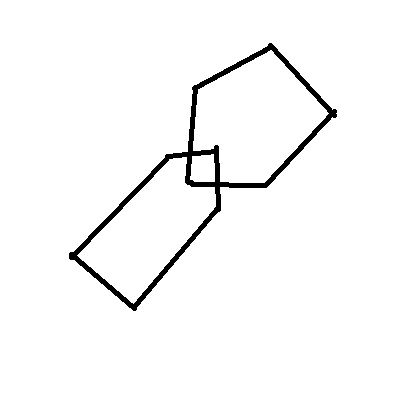
#> input picture Intersecting Pentagons Test/images/drawing.png, 400 x 400 px
$ jupyter execute ipc_test_scoring.ipynb
#> lines starting #> are read from the running program, lines starting #| are printed output that depends on the picture; after the words box and inside, x2 and y2 are one past the last pixel; in counts of white or black regions, pixels touching at a corner belong together
[cell 1]
import cv2
import numpy as np

[cell 2]
image=cv2.imread('images/drawing.png')
#> image is the input picture: shape (400, 400, 3); 97.2% white; 1 black region, box (x1, y1, x2, y2) and area: (69, 43, 337, 311) 4538

[cell 3]
gray = cv2.cvtColor(image, cv2.COLOR_BGR2GRAY)
blurred = cv2.GaussianBlur(gray, (5, 5), 0)
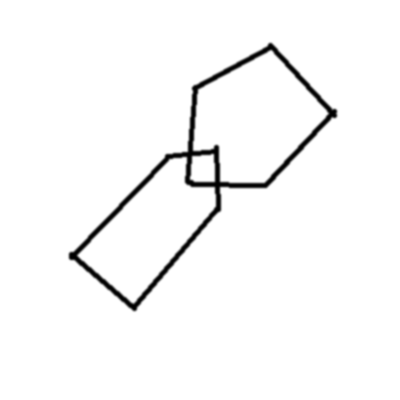
#> blurred: shape (400, 400); min 0, max 255, mean 247.8
edges = cv2.Canny(blurred, 50, 150)
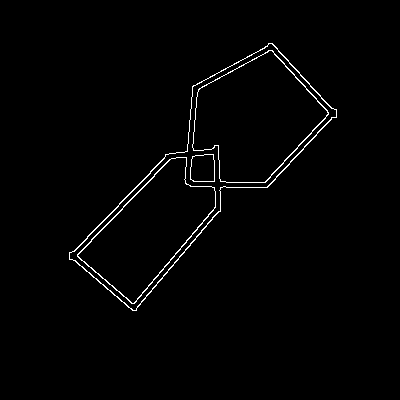
#> edges: shape (400, 400); 1.3% white in thin lines or dots, all inside (x1, y1, x2, y2) = (69, 43, 337, 311)

[cell 4]
contours, _ = cv2.findContours(edges, cv2.CHAIN_APPROX_SIMPLE, cv2.CHAIN_APPROX_SIMPLE)
#> contours = 8 contours; box (x1, y1, x2, y2) and area: (69, 43, 337, 311) 26128, (69, 43, 337, 311) 25784, (192, 50, 329, 183) 11408, (192, 50, 329, 183) 11274, (77, 157, 216, 304) 9562, (77, 157, 216, 304) 9356, (190, 154, 215, 182) 608, (190, 154, 215, 182) 604
for contour in contours:
    epsilon = 0.05 * cv2.arcLength(contour, True)
    approx = cv2.approxPolyDP(contour, epsilon, True)

    # Check if the contour has 5 vertices (a pentagon)
    if len(approx) == 5:
        cv2.drawContours(image, [approx], 0, (0, 255, 0), 2)
#> this loop made 8 passes
#> (epsilon, approx) on passes 1, 2, 3, 4, 7, 8: (21.83, [[186, 157], [77, 254], [131, 303], [215, 207]]), (21.72, [[185, 157], [215, 206], [132, 303], [77, 255]]), (4.89, [[213, 154], [192, 156], [190, 179], [214, 181]]), (4.78, [[193, 156], [213, 155], [213, 181], [190, 178]]), (41.62, [[272, 43], [69, 252], [132, 310], [336, 117]]), (41.5, [[271, 43], [336, 116], [133, 310], [69, 253]])
#> epsilon on passes 5 to 6: 22.23, 22.12
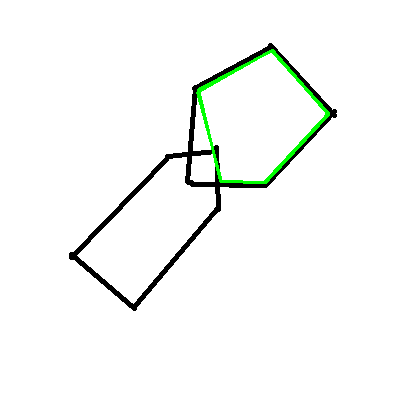
#> image: shape (400, 400, 3); 0.89% of pixels changed, all inside (x1, y1, x2, y2) = (196, 49, 330, 184)

[cell 5]
cv2.imshow('Pentagon Detection', image)
cv2.waitKey(0)
cv2.destroyAllWindows()

[cell 6]
import cv2

gray = cv2.cvtColor(image, cv2.COLOR_BGR2GRAY)

ret,thresh = cv2.threshold(gray,127,255,1)
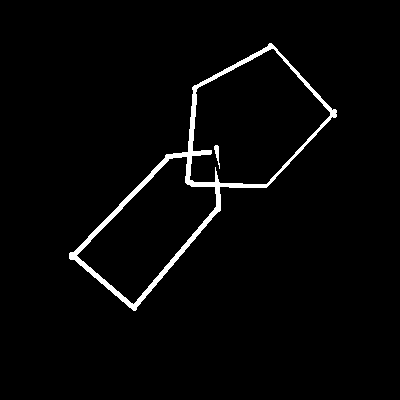
#> thresh: shape (400, 400); 2.5% white; 2 white regions

contours,h = cv2.findContours(thresh,1,2)
#> contours = 4 contours; box (x1, y1, x2, y2) and area: (69, 43, 337, 311) 25639, (189, 48, 331, 185) 12748, (76, 156, 217, 305) 9636, (214, 145, 220, 169) 42; h = [[1, -1, -1, -1], [2, 0, -1, -1], [3, 1, -1, -1], [-1, 2, -1, -1]]

for cnt in contours:
    approx = cv2.approxPolyDP(cnt,0.01*cv2.arcLength(cnt,True),True)
    if len(approx)==5:
        print("pentagon")
    elif len(approx)==4:
        print("rectangle")
#> this loop made 4 passes

[cell 7]
pentagons = []

for contour in contours:
    # Approximate the contour to a polygon
    epsilon = 0.04 * cv2.arcLength(contour, True)
    approx = cv2.approxPolyDP(contour, epsilon, True)

    # Check if the contour has 5 sides (pentagon)
    if len(approx) == 5:
        pentagons.append(approx)
#> this loop made 4 passes
#> (epsilon, approx) on passes 1, 2, 4: (17.67, [[186, 156], [216, 206], [133, 304], [76, 255]]), (2.05, [[215, 145], [219, 168], [218, 146]]), (33.41, [[271, 43], [69, 253], [133, 310], [336, 116]])
#> epsilon on pass 3: 20.71
#> after the loop, pentagons = 1 item

[cell 8]
edges = cv2.Canny(gray, 50, 150)
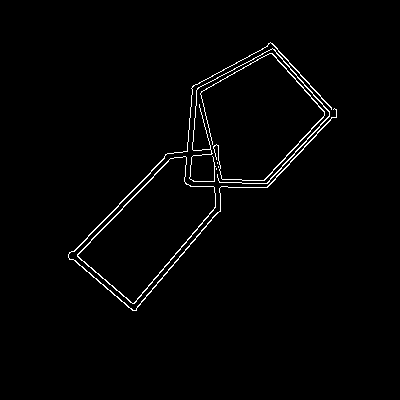
#> edges: shape (400, 400); 1.6% white in thin lines or dots, all inside (x1, y1, x2, y2) = (68, 42, 337, 311)

# Perform Hough Line Transform
lines = cv2.HoughLinesP(edges, 1, np.pi/180, threshold=10, minLineLength=50, maxLineGap=10)
#> lines = 31 rows, first 6: [91, 239, 153, 177], [134, 310, 220, 207], [194, 85, 220, 187], [270, 42, 336, 115], [261, 187, 329, 114], [135, 310, 220, 209]

# Draw lines on the image
if lines is not None:
    # Draw lines on the image
    for line in lines:
        x1, y1, x2, y2 = line[0]
        cv2.line(image, (x1, y1), (x2, y2), (0, 0, 255), 2)
#> this loop made 31 passes
#> (x1, y1, x2, y2) on passes 1 to 12: (91, 239, 153, 177), (134, 310, 220, 207), (194, 85, 220, 187), (270, 42, 336, 115), (261, 187, 329, 114), (135, 310, 220, 209), (266, 187, 316, 135), (88, 235, 150, 173), (78, 257, 137, 307), (130, 308, 220, 201), (267, 46, 330, 119), (258, 187, 331, 107)
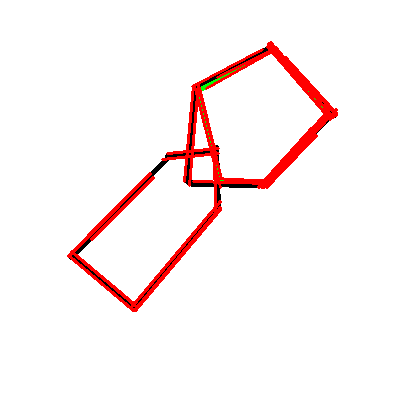
#> image: shape (400, 400, 3); 4.18% of pixels changed, all inside (x1, y1, x2, y2) = (67, 41, 338, 312)

    # Display the image with lines
    cv2.imshow('Lines', image)
    cv2.waitKey(0)
    cv2.destroyAllWindows()
else:
    print("No lines detected.")

[cell 9]
import cv2
import numpy as np

# Load the image
image = cv2.imread('images/drawing.png')

# Convert the image to grayscale
gray = cv2.cvtColor(image, cv2.COLOR_BGR2GRAY)

# Apply Canny edge detection
edges = cv2.Canny(gray, 50, 150)
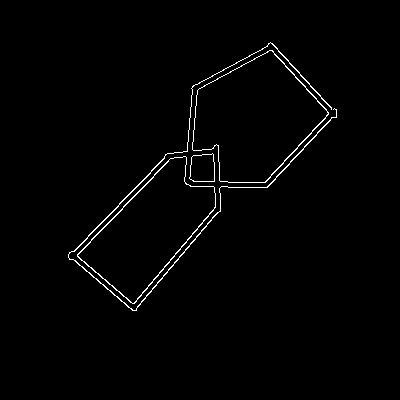
#> edges: shape (400, 400); 1.3% white in thin lines or dots, all inside (x1, y1, x2, y2) = (68, 42, 337, 311)

# Perform Hough Line Transform
lines = cv2.HoughLinesP(edges,3, np.pi/180, threshold=50, minLineLength=20, maxLineGap=50)
#> lines = 25 rows, first 6: [71, 259, 193, 137], [68, 256, 194, 126], [134, 310, 242, 182], [134, 303, 235, 182], [260, 187, 334, 108], [277, 48, 336, 113]

# Check if lines are detected
if lines is not None:
    # Draw lines on the image
    for line in lines:
        x1, y1, x2, y2 = line[0]
        cv2.line(image, (x1, y1), (x2, y2), (0, 0, 255), 2)
#> this loop made 25 passes
#> (x1, y1, x2, y2) on passes 1 to 12: (71, 259, 193, 137), (68, 256, 194, 126), (134, 310, 242, 182), (134, 303, 235, 182), (260, 187, 334, 108), (277, 48, 336, 113), (267, 45, 332, 117), (265, 187, 333, 117), (96, 278, 133, 310), (74, 251, 130, 302), (191, 95, 275, 47), (184, 181, 186, 161)
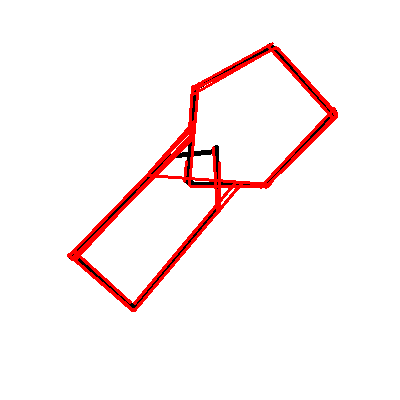
#> image: shape (400, 400, 3); 3.95% of pixels changed, all inside (x1, y1, x2, y2) = (67, 42, 338, 312)

    # Display the image with lines
    cv2.imshow('Lines', image)
    cv2.waitKey(0)
    cv2.destroyAllWindows()
else:
    print("No lines detected.")

[cell 10]
len(lines)
#> Out = 25

[cell 11]
import cv2
import numpy as np

# Load the image
image = cv2.imread('images/drawing.png')

# Convert the image to grayscale
gray = cv2.cvtColor(image, cv2.COLOR_BGR2GRAY)

# Apply Canny edge detection
edges = cv2.Canny(gray, 50, 150)

# Perform Hough Line Transform
lines = cv2.HoughLinesP(edges, 1, np.pi / 180, threshold=100, minLineLength=50, maxLineGap=10)
#> lines = [[68, 257, 168, 153], [72, 259, 176, 152], [134, 310, 220, 207], [134, 303, 220, 200]]

# Calculate angles between lines
angles = []
for i in range(len(lines)):
    for j in range(i + 1, len(lines)):
        x1_i, y1_i, x2_i, y2_i = lines[i][0]
        x1_j, y1_j, x2_j, y2_j = lines[j][0]

        # Calculate the angle using the arctan function
        angle = np.arctan2((y2_i - y1_i), (x2_i - x1_i)) - np.arctan2((y2_j - y1_j), (x2_j - x1_j))

        # Convert the angle to degrees
        angle = np.degrees(angle)

        # Ensure the angle is positive
        if angle < 0:
            angle += 180

        # Add the angle to the list
        angles.append(angle)
#> after the loop, angles = [179.7, 4.02, 4.02, 4.33, 4.33, 0]

# Identify angles within a certain range
desired_angles = []  # List to store desired angles
angle_threshold = 10  # Threshold for angle difference

for angle in angles:
    # Check if the angle is within the desired range
    if angle > 90 - angle_threshold and angle < 90 + angle_threshold:
        desired_angles.append(angle)
#> this loop made 6 passes
#> angle on passes 1 to 6: 179.7, 4.02, 4.02, 4.33, 4.33, 0
#> after the loop, desired_angles = []

# Display the identified angles
for angle in desired_angles:
    print(f"Identified angle: {angle}")
#> this loop made 0 passes

# Display the image with lines
cv2.imshow('Lines', image)
cv2.waitKey(0)
cv2.destroyAllWindows()
